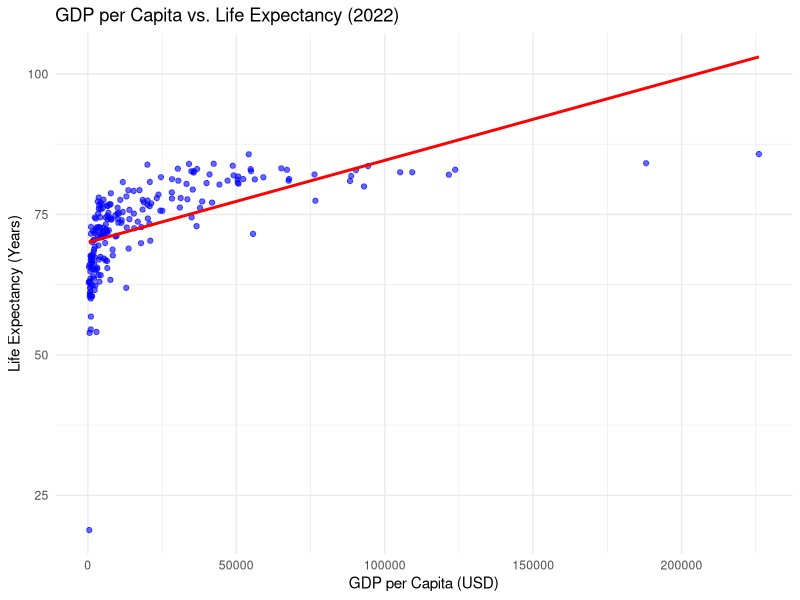
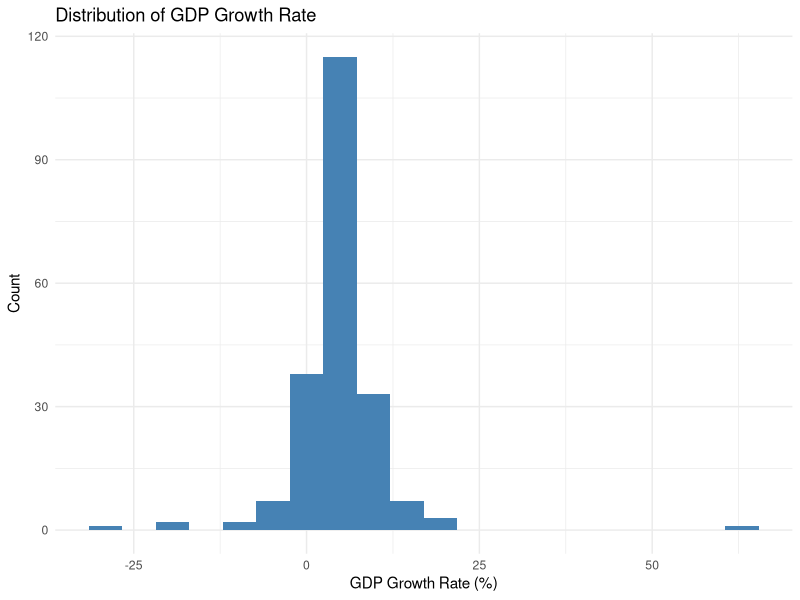

These figures' R source, in order:
## ---- chunk 1
#| label: load-packages
library(knitr)
library(tidyverse)
wdi <- read.csv('wdi.csv')
## ---- chunk 2
#| label: eda-summary
#| echo: true

# Summary of selected indicators
wdi %>%
  select(gdp_per_capita, inflation_rate, life_expectancy) %>%
  summary()
## ---- chunk 3
#| label: fig-gdp-life
#| fig-cap: "Relationship between GDP per Capita and Life Expectancy.(Source:WDI, 2022)"
#| echo: false

ggplot(wdi, aes(x = gdp_per_capita, y = life_expectancy)) +
  geom_point(color = "blue", alpha = 0.6) +
  geom_smooth(method = "lm", se = FALSE, color = "red") +
  theme_minimal() +
  labs(
    title = "GDP per Capita vs. Life Expectancy (2022)",
    x = "GDP per Capita (USD)",
    y = "Life Expectancy (Years)"
  )
## ---- chunk 4
#| label: fig-gdp
#| fig-cap: "Distribution of GDP Growth Rate (Source:WDI, 2022)"

ggplot(wdi, aes(x = gdp_growth_rate)) +
  geom_histogram(fill = "steelblue", bins = 20) +
  labs(
    title = "Distribution of GDP Growth Rate",
    x = "GDP Growth Rate (%)",
    y = "Count"
  ) +
  theme_minimal()
## ---- chunk 5
#| label: tbl-key-stats
#| tbl-cap: "Average Global Indicators for 2022"

wdi_summary <- wdi %>%
  summarise(
    Avg_GDP_Capita = mean(gdp_per_capita, na.rm = TRUE),
    Avg_GDP_Growth = mean(gdp_growth_rate, na.rm = TRUE),
    Avg_Inflation = mean(inflation_rate, na.rm = TRUE),
    Avg_Life_Exp = mean(life_expectancy, na.rm = TRUE)
  )

kable(wdi_summary, digits = 2)
